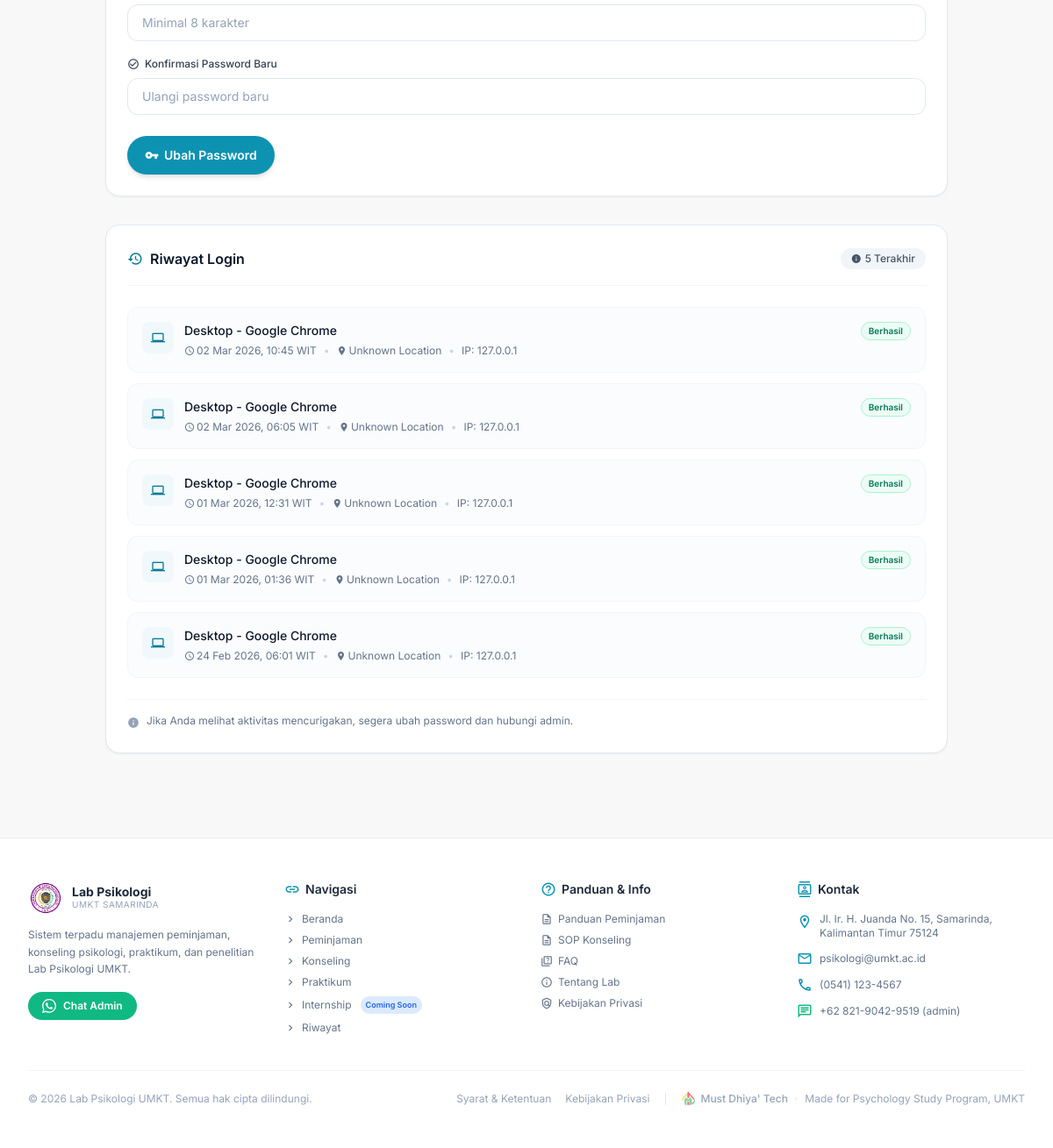
Before: /profile/ (signed in, lower part) with the older database file.
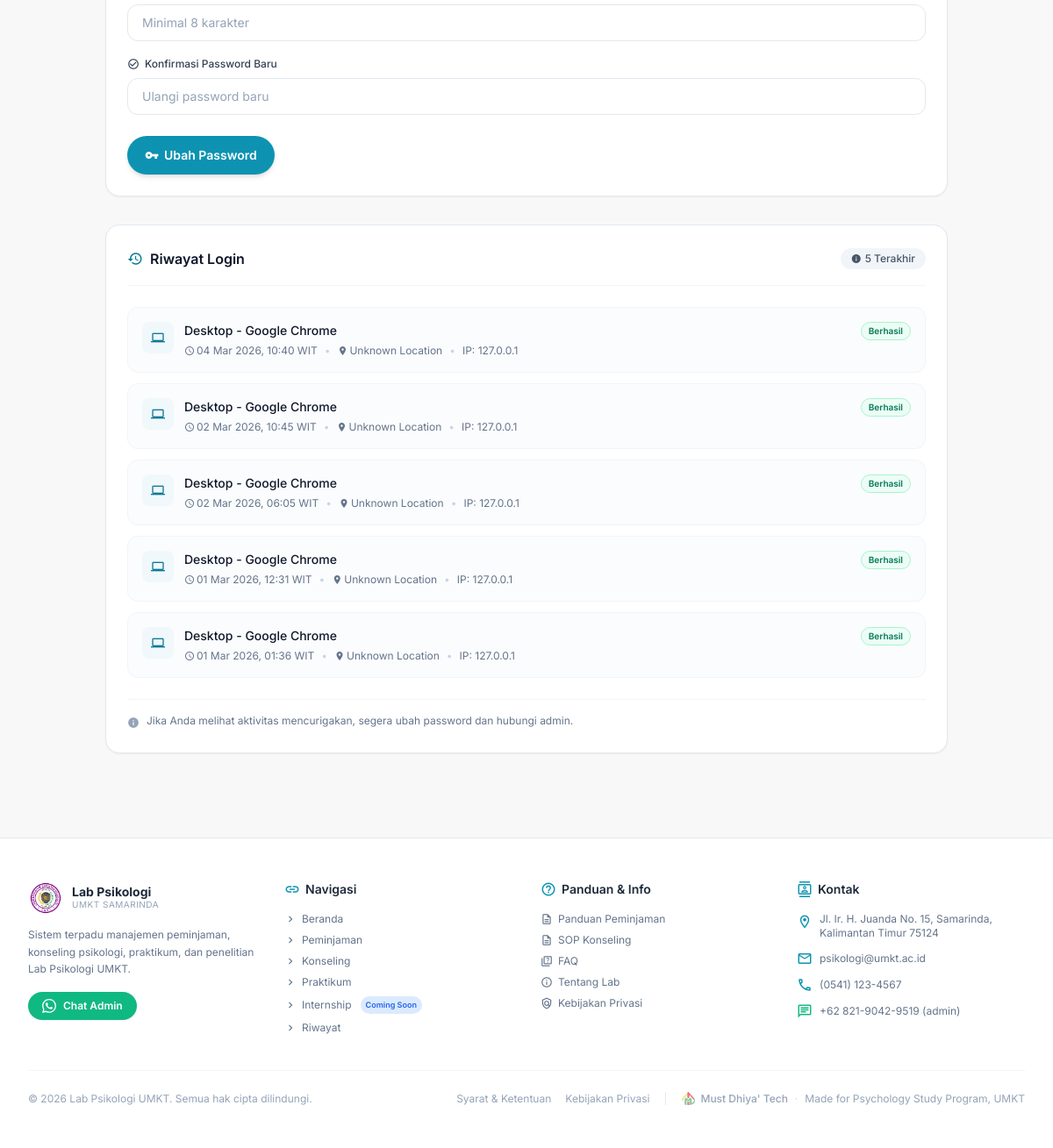
After: the same page with the newer database file.
### accounts/models.py (models this page shows, shortened)
class LoginHistory(models.Model):
    FAIL_REASONS = (
        ('wrong_password', 'Password salah'),
        ('not_found', 'Akun tidak ditemukan'),
        ('not_verified', 'Akun belum diverifikasi'),
        ('inactive', 'Akun dinonaktifkan'),
    )
    user = models.ForeignKey(
        User,
        on_delete=models.CASCADE,
        related_name='login_history',
        null=True, blank=True
    )
    ip_address  = models.GenericIPAddressField(null=True, blank=True)
    user_agent  = models.CharField(max_length=500, blank=True)
    device_type = models.CharField(max_length=50, blank=True)
    browser     = models.CharField(max_length=100, blank=True)  # ← TAMBAH
    os          = models.CharField(max_length=50, blank=True)
    location    = models.CharField(max_length=200, blank=True)  # ← TAMBAH
    success     = models.BooleanField(default=True)
    fail_reason = models.CharField(max_length=20, choices=FAIL_REASONS, blank=True, null=True)
    login_at    = models.DateTimeField(auto_now_add=True)  # ← RENAME dari timestamp
    class Meta:
        ordering = ['-login_at']
        verbose_name = 'Login History'
        verbose_name_plural = 'Login Histories'

### accounts/views.py (the view, shortened to what this page needs)
# urls.py: path('profile/',  views.ProfilePageView.as_view(),  name='profile'),
class ProfilePageView(LoginRequiredMixin, View):
    login_url     = '/login/'
    template_name = 'profile.html'
    def get(self, request):
        login_history = LoginHistory.objects.filter(
            user=request.user,
            success=True
        ).order_by('-login_at')[:5]
        return render(request, self.template_name, {'login_history': login_history})

### accounts/models.py (called while the page is built)
    def get_full_name(self):
        return f"{self.first_name} {self.last_name}".strip() or self.username

    @property
    def is_umkt(self):
        return self.user_type == 'umkt'

### core/context_processors.py (called while the page is built)
def media_url(request):
    return {
        'MEDIA_URL': settings.MEDIA_URL,
    }

### templates/profile.html (shortened to what the changed rows need)
{% extends "base.html" %}
{% load static %}
{% block content %}
<main class="max-w-5xl mx-auto px-4 sm:px-6 lg:px-8 py-8 space-y-8">
  <div class="rounded-2xl border border-slate-200 dark:border-slate-700 bg-white dark:bg-slate-800 shadow-sm p-6 space-y-6">
    <div class="space-y-3">
      {% if login_history %}
        {% for item in login_history %}
          <div class="rounded-xl border border-slate-100 dark:border-slate-700 bg-slate-50/50 dark:bg-slate-900/30 p-4 flex gap-3">
            <div class="w-9 h-9 rounded-lg bg-primary-50 dark:bg-primary-900/30 flex items-center justify-center flex-shrink-0">
              <span class="material-icons text-base text-primary-600 dark:text-primary-400">
              </span>
            </div>
            <div class="flex-1 min-w-0">
              <div class="flex items-start justify-between gap-2 mb-1">
                <p class="text-sm font-medium text-slate-900 dark:text-slate-100">
                  {{ item.device_type }} - {{ item.browser }}
                </p>
                <span class="inline-flex items-center px-2 py-0.5 rounded-full text-[10px] font-semibold whitespace-nowrap
                  {% if item.success %}
                    bg-emerald-50 dark:bg-emerald-900/30 text-emerald-700 dark:text-emerald-400 border border-emerald-200 dark:border-emerald-800
                  {% else %}
                    bg-rose-50 dark:bg-rose-900/30 text-rose-700 dark:text-rose-400 border border-rose-200 dark:border-rose-800
                  {% endif %}
                ">
                  {% if item.success %}Berhasil{% else %}Gagal{% endif %}
                </span>
              </div>
              <div class="flex flex-wrap items-center gap-x-2 gap-y-1 text-xs text-slate-500 dark:text-slate-400">
                <span class="flex items-center gap-0.5">
                  <span class="material-icons text-xs">schedule</span>
                  {{ item.login_at|date:"d M Y, H:i" }} WIT
                </span>
                <span class="text-slate-300 dark:text-slate-600">•</span>
                <span class="flex items-center gap-0.5">
                  <span class="material-icons text-xs">location_on</span>
                  {{ item.location|default:"Unknown Location" }}
                </span>
                <span class="text-slate-300 dark:text-slate-600">•</span>
                <span>IP: {{ item.ip_address }}</span>
              </div>
            </div>
          </div>
        {% endfor %}
      {% else %}
        <div class="py-10 text-center text-sm text-slate-400 dark:text-slate-500">
          Belum ada riwayat login.
        </div>
      {% endif %}
    </div>
  </div>
</main>
{% endblock content %}

Changed rows visible on the page:
no longer on this page (row unchanged): LoginHistory: device_type "Desktop", browser "Google Chrome", success "Berhasil", login_at "24 Feb 2026, 06:01", location "Unknown Location", ip_address "127.0.0.1"
added LoginHistory: device_type "Desktop", browser "Google Chrome", success "Berhasil", login_at "04 Mar 2026, 10:40", location "Unknown Location", ip_address "127.0.0.1"
